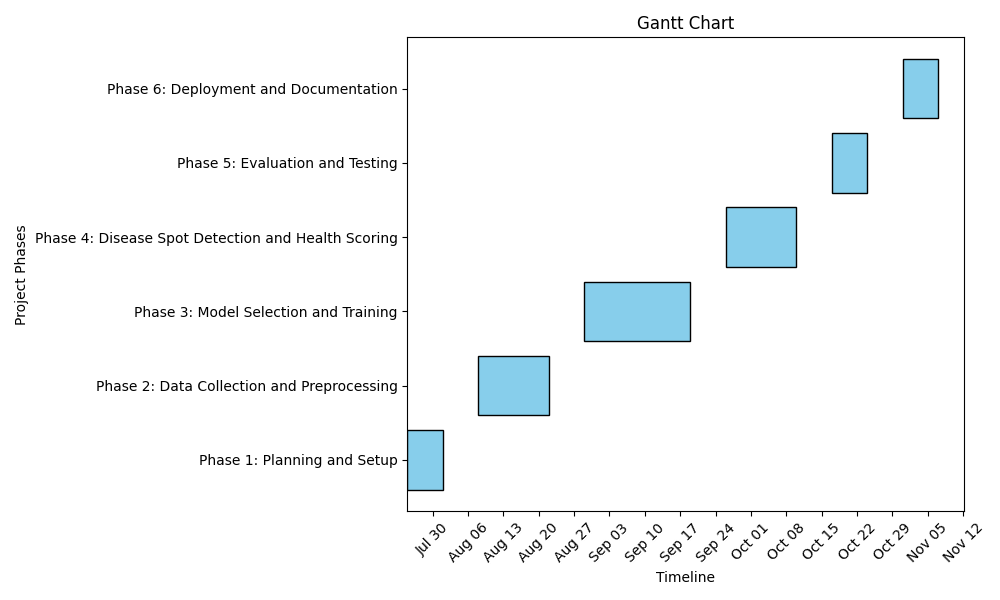

Python code for this plot:
import matplotlib.pyplot as plt
import matplotlib.dates as mdates
import pandas as pd
from datetime import timedelta

# Define the task information
tasks = [
    {"Task": "Phase 1: Planning and Setup", "Duration": 2, "Start Week": 1, "End Week": 2},
    {"Task": "Phase 2: Data Collection and Preprocessing", "Duration": 3, "Start Week": 3, "End Week": 5},
    {"Task": "Phase 3: Model Selection and Training", "Duration": 4, "Start Week": 6, "End Week": 9},
    {"Task": "Phase 4: Disease Spot Detection and Health Scoring", "Duration": 3, "Start Week": 10, "End Week": 12},
    {"Task": "Phase 5: Evaluation and Testing", "Duration": 2, "Start Week": 13, "End Week": 14},
    {"Task": "Phase 6: Deployment and Documentation", "Duration": 2, "Start Week": 15, "End Week": 16},
]

# Convert data into a DataFrame
df = pd.DataFrame(tasks)

# Define the start and end date of the project
project_start = pd.to_datetime("2024-07-25")  # Example start date for Week 1
df["Start Date"] = project_start + pd.to_timedelta((df["Start Week"] - 1) * 7, unit="D")
df["End Date"] = project_start + pd.to_timedelta((df["End Week"] - 1) * 7, unit="D")

# Create the Gantt chart
fig, ax = plt.subplots(figsize=(10, 6))

# Plot each task as a bar
for i, task in df.iterrows():
    ax.barh(task["Task"], (task["End Date"] - task["Start Date"]).days, left=task["Start Date"], color="skyblue", edgecolor="black")

# Set labels and title
ax.set_xlabel("Timeline")
ax.set_ylabel("Project Phases")
ax.set_title("Gantt Chart")

# Format the x-axis to show dates
ax.xaxis.set_major_locator(mdates.WeekdayLocator(interval=1))
ax.xaxis.set_major_formatter(mdates.DateFormatter("%b %d"))

# Rotate date labels for readability
plt.xticks(rotation=45)
plt.tight_layout()

plt.show()
plt.savefig("gantt_chart/gantt_chart.png")
